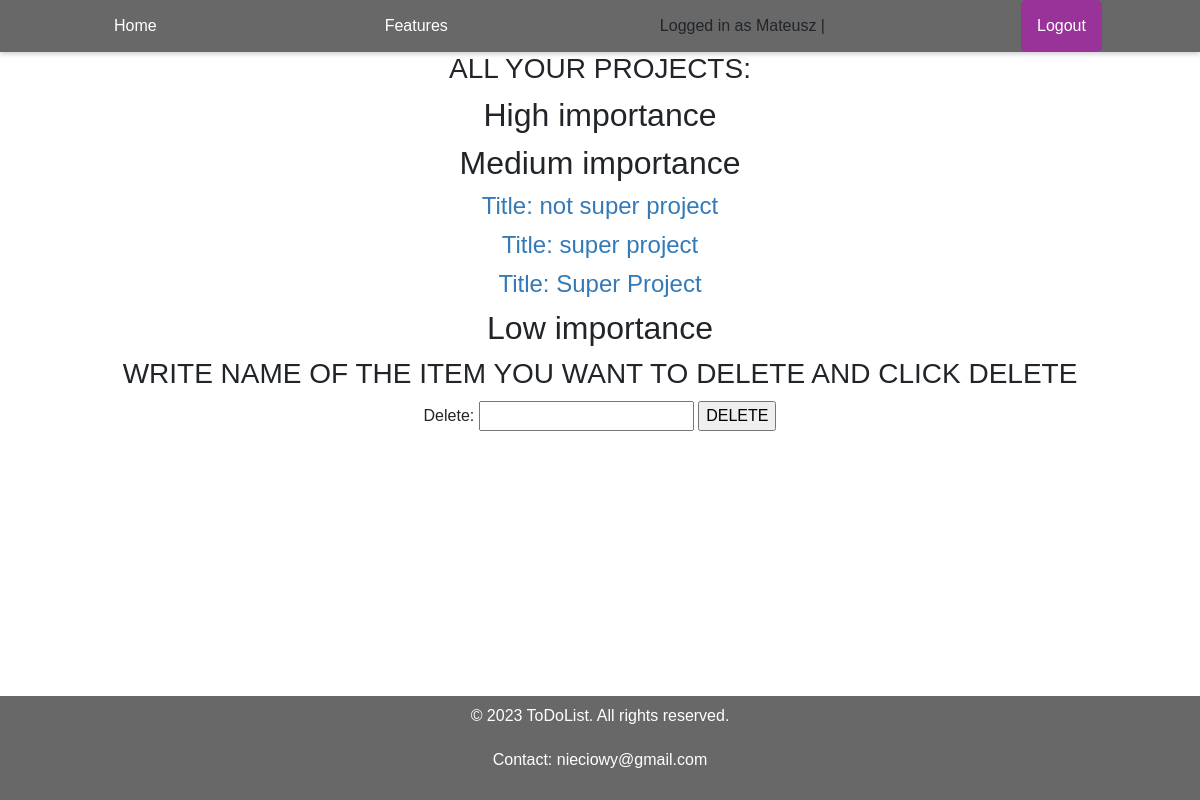
The app's page /all-lists (signed in) with its own data.
### todolist/models.py (models this page shows, shortened)
class ToDoList(models.Model):
    PRIORITY_CHOICES = (
        (1, 'Low'),
        (2, 'Medium'),
        (3, 'High'),
    )
    author = models.ForeignKey(User, on_delete=models.CASCADE)
    title = models.CharField(max_length=200, unique=True)
    made_at = models.DateTimeField(auto_now_add=True)
    updated_at = models.DateTimeField(auto_now=True)
    importance = models.IntegerField(choices=PRIORITY_CHOICES, default=2)
    slug = models.SlugField(default='', null=False)

### todolist/views.py (the view)
# urls.py: path('all-lists', views.all_lists, name='all-lists'),
@login_required(login_url="/login")
def all_lists(request):
    if request.method == 'POST':
        form = DeleteForm(request.POST)
        if form.is_valid():
            print(form.cleaned_data)
            instance = ToDoList.objects.get(title = form.cleaned_data['delete'])
            instance.delete()
            return redirect(all_lists)
    else:
        form = DeleteForm()
    low_imp = ToDoList.objects.filter(author=request.user, importance=1).order_by("-updated_at")
    medium_imp = ToDoList.objects.filter(author=request.user, importance=2).order_by("-updated_at")
    high_imp = ToDoList.objects.filter(author=request.user, importance=3).order_by("-updated_at")
    return render(request,'todolist/all_lists.html', {
        "form": form,
        "low_imp": low_imp,
        "medium_imp": medium_imp,
        "high_imp": high_imp
    })

### todolist/forms.py
class DeleteForm(forms.Form):
    delete = forms.CharField()

### todolist/templates/todolist/all_lists.html (shortened to what this page needs)
{% extends 'base.html' %}
{% block content %}
<center>
    <h3>ALL YOUR PROJECTS:</h3>
    <div>
        <h2>High importance</h2>
        <h2>Medium importance</h2>
        {% for list in medium_imp %}
            {% include 'todolist/project_small.html' %}
        {% endfor %}
        <h2>Low importance</h2>
    </div>
    <h3>WRITE NAME OF THE ITEM YOU WANT TO DELETE AND CLICK DELETE</h3>
        <form method="post">
            {{form}}
            <input type="submit" value="DELETE">
        </form>
</center>
{% endblock  %}

### templates/includes/navbar.html
{% load static %}
{% block css_files %}
<link rel="stylesheet" href="{% static 'includes/navbar.css' %}">
{% endblock  %}
<ul class="navbar">
    <li><a href="{% url 'home' %}">Home</a></li>
    <li><a href="{% url 'features' %}">Features</a></li>
    {% if user.is_authenticated %}
    <li class="right"><span>Logged in as {{user.username}} |</span></li>
    <li class="right register"><a href="{% url 'logout' %}">Logout</a></li>
    {% else %}
    <li class="right"><a href="{% url 'login' %}">Login</a></li>
    <li class="right register"><a href="{% url 'register' %}">Register</a></li>
    {% endif %}
</ul>

### todolist/templates/todolist/project_small.html
<h4><a href="{% url 'project' list.slug%}">Title: {{list.title}}</a></h4>

### static/base.css (style rules this page uses)
body, h1, h2, h3, h4, h5, h6, p, ol, ul { margin: 0; padding: 0; }
body { font-family: Arial, sans-serif; font-size: 16px; }
h1, h2, h3, h4, h5, h6 { margin-bottom: 10px; }
a { color: #337ab7; text-decoration: none; }
body { background-color: #ffffff; min-height: 100vh; display: flex; flex-direction: column; }

### static/includes/navbar.css (style rules this page uses)
ul.navbar { list-style-type: none; margin: 0; padding: 0; overflow: hidden; background-color: #686868; box-shadow: 0 2px 5px rgba(0, 0, 0, 0.2); display: flex; align-items: center; }
ul.navbar li { float: left; margin: auto; }
ul.navbar li a { display: block; color: white; text-align: center; padding: 14px 16px; text-decoration: none; }
ul.navbar li.register { background-color: #993399; border-radius: 5px; }

### records on screen
ToDoList: title "not super project"
ToDoList: title "super project"
ToDoList: title "Super Project"

### other values on screen
{{ user.username }} "Mateusz"
